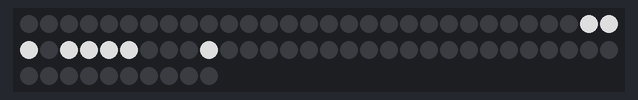
Simulated run of this sketch. Board: Arduino Uno, built with avr-gcc and run on an emulated ATmega328P. Parts: 70 RGB LEDs in strip order, left to right, continuing on the next row. Dim RGB values are drawn brighter than linear; random numbers use the default seed unless the sketch sets one.

Above: at 0.1 s.
At 18.11 s:
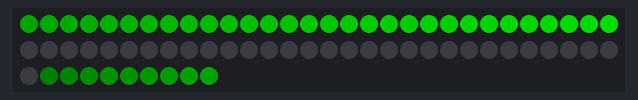
At 22.03 s:
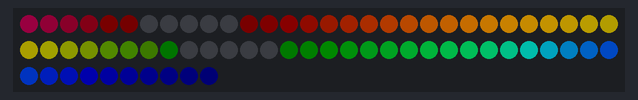
At 25.96 s:
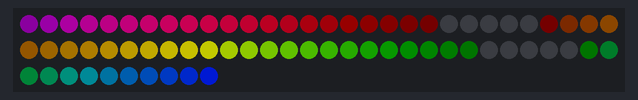
At 29.87 s:
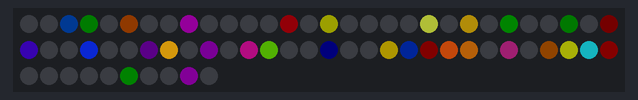
At 33.78 s:
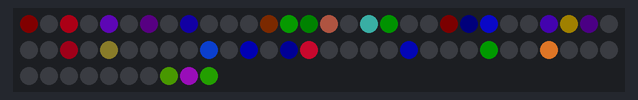

The sketch:

10-digit.ino
```cpp
#include <FastLED.h>

// --- Hardware / LED strip ---
#define DATA_PIN 6
#define LED_TYPE WS2811
#define COLOR_ORDER GRB

// --- Display layout ---
#define NUM_DIGITS 10
#define SEGMENTS_PER_DIGIT 7
#define NUM_LEDS (NUM_DIGITS * SEGMENTS_PER_DIGIT)

// --- Brightness (60%) ---
#define BRIGHTNESS 153

CRGB leds[NUM_LEDS];

// Segment index order: a, b, c, d, e, f, g
// First row (digits 0..4): f=0, a=1, b=2, g=3, e=4, d=5, c=6
const uint8_t segmentMapTop[SEGMENTS_PER_DIGIT] = {
  1, // a
  2, // b
  6, // c
  5, // d
  4, // e
  0, // f
  3  // g
};

// Second row (digits 5..9): b=0, a=1, f=2, g=3, c=4, d=5, e=6
const uint8_t segmentMapBottom[SEGMENTS_PER_DIGIT] = {
  1, // a
  0, // b
  4, // c
  5, // d
  6, // e
  2, // f
  3  // g
};

// 7-seg glyphs, bits are a..g (bit0 = a, bit6 = g)
const uint8_t digitMask[10] = {
  0b0111111, // 0: a b c d e f
  0b0000110, // 1: b c
  0b1011011, // 2: a b d e g
  0b1001111, // 3: a b c d g
  0b1100110, // 4: b c f g
  0b1101101, // 5: a c d f g
  0b1111101, // 6: a c d e f g
  0b0000111, // 7: a b c
  0b1111111, // 8: a b c d e f g
  0b1101111  // 9: a b c d f g
};

// Timing general
const uint16_t FRAME_MS = 20;
const uint16_t ANIM_MS = 8000;
const uint16_t COUNT_TOTAL_MS = 10000;
const bool BOTTOM_ROW_REVERSED = true;

// Animations retenues (ID + 1 affiché)
// 1 Snake, 3 RainbowWave, 18 Confetti
const uint8_t NUM_ANIMATIONS = 3;
const uint8_t animIdList[NUM_ANIMATIONS] = {1, 3, 18};

// State
uint8_t currentCount = 0;
uint8_t cycleCount = 1;
uint32_t modeStartMs = 0;
const uint8_t MODE_COUNT = 0;
const uint8_t MODE_ANIM = 1;
uint8_t mode = MODE_COUNT;
uint8_t animIndex = 0;

uint16_t baseLedIndexForDigit(uint8_t digitIndex) {
  return (uint16_t)digitIndex * SEGMENTS_PER_DIGIT;
}

uint16_t ledIndexForSegment(uint8_t digitIndex, uint8_t segmentIndex) {
  uint16_t base = baseLedIndexForDigit(digitIndex);
  if (digitIndex < 5) {
    return base + segmentMapTop[segmentIndex];
  }
  return base + segmentMapBottom[segmentIndex];
}

void setup() {
  FastLED.addLeds<LED_TYPE, DATA_PIN, COLOR_ORDER>(leds, NUM_LEDS);
  FastLED.setBrightness(BRIGHTNESS);

  fill_solid(leds, NUM_LEDS, CRGB::Black);
  FastLED.show();
  randomSeed(analogRead(A0));
  modeStartMs = millis();
}

void renderDigitSolid(uint8_t digitIndex, uint8_t value, CRGB color) {
  uint8_t mask = (value <= 9) ? digitMask[value] : 0;
  for (uint8_t seg = 0; seg < SEGMENTS_PER_DIGIT; seg++) {
    leds[ledIndexForSegment(digitIndex, seg)] = (mask & (1 << seg)) ? color : CRGB::Black;
  }
}

uint8_t rowDigitIndex(uint8_t rowStartDigit, uint8_t offset, bool reverse) {
  if (reverse) {
    return (uint8_t)(rowStartDigit + (4 - offset));
  }
  return (uint8_t)(rowStartDigit + offset);
}

void renderRowNumber(uint8_t rowStartDigit, uint8_t value, CRGB color, bool reverse) {
  for (uint8_t d = 0; d < 5; d++) {
    renderDigitSolid(rowDigitIndex(rowStartDigit, d, reverse), 255, color);
  }

  uint8_t tens = value / 10;
  uint8_t ones = value % 10;
  if (tens > 0) {
    renderDigitSolid(rowDigitIndex(rowStartDigit, 3, reverse), tens, color);
    renderDigitSolid(rowDigitIndex(rowStartDigit, 4, reverse), ones, color);
  } else {
    renderDigitSolid(rowDigitIndex(rowStartDigit, 4, reverse), ones, color);
  }
}

void renderCountDisplay() {
  fill_solid(leds, NUM_LEDS, CRGB::Black);
  renderRowNumber(0, currentCount, CRGB::White, false);
  renderRowNumber(5, cycleCount, CRGB::White, BOTTOM_ROW_REVERSED);
}

void renderSnake(CRGB *out, uint32_t t, uint16_t dur) {
  fill_solid(out, NUM_LEDS, CRGB::Black);

  uint16_t head = (uint16_t)((t / 80) % NUM_LEDS);
  uint16_t maxLen = (NUM_LEDS < 40) ? NUM_LEDS : 40;
  uint16_t len = (uint16_t)(3 + (t * (maxLen - 3)) / (dur - 1));

  for (uint16_t i = 0; i < len; i++) {
    uint16_t idx = (head + NUM_LEDS - (i % NUM_LEDS)) % NUM_LEDS;
    CRGB c = CHSV(96, 255, 255);
    c.nscale8((uint8_t)(255 - (i * 255 / len)));
    out[idx] = c;
  }
}

void renderRainbowWave(CRGB *out, uint32_t t) {
  for (uint16_t i = 0; i < NUM_LEDS; i++) {
    uint8_t phase = (uint8_t)(i * 8 + t / 10);
    uint8_t v = sin8(phase);
    out[i] = CHSV((uint8_t)(t / 8 + i * 3), 255, v);
  }
}

void renderConfetti(CRGB *out, uint32_t t) {
  (void)t;
  fadeToBlackBy(out, NUM_LEDS, 20);
  uint16_t pos = random16(NUM_LEDS);
  out[pos] += CHSV(random8(), 200, 255);
}

void renderAnimation(CRGB *out, uint8_t animId, uint32_t t, uint16_t dur) {
  switch (animId) {
    case 1: renderSnake(out, t, dur); break;
    case 3: renderRainbowWave(out, t); break;
    case 18: renderConfetti(out, t); break;
    default: fill_solid(out, NUM_LEDS, CRGB::Black); break;
  }
}

void loop() {
  static uint32_t lastFrameMs = 0;
  uint32_t now = millis();
  if (now - lastFrameMs < FRAME_MS) {
    return;
  }
  lastFrameMs = now;

  if (mode == MODE_COUNT) {
    uint32_t elapsed = now - modeStartMs;
    if (elapsed >= COUNT_TOTAL_MS) {
      currentCount = 10;
      mode = MODE_ANIM;
      modeStartMs = now;
      animIndex = 0;
      return;
    }
    currentCount = (uint8_t)((elapsed * 11UL) / COUNT_TOTAL_MS);
    if (currentCount > 10) {
      currentCount = 10;
    }
    renderCountDisplay();
    FastLED.show();
    return;
  }

  uint32_t animElapsed = now - modeStartMs;
  if (animElapsed >= ANIM_MS) {
    animIndex++;
    if (animIndex >= NUM_ANIMATIONS) {
      mode = MODE_COUNT;
      modeStartMs = now;
      currentCount = 0;
      cycleCount++;
      if (cycleCount > 99) {
        cycleCount = 1;
      }
    } else {
      modeStartMs = now;
    }
    return;
  }

  uint8_t animId = animIdList[animIndex];
  renderAnimation(leds, animId, (uint16_t)animElapsed, ANIM_MS);
  FastLED.show();
}
```
